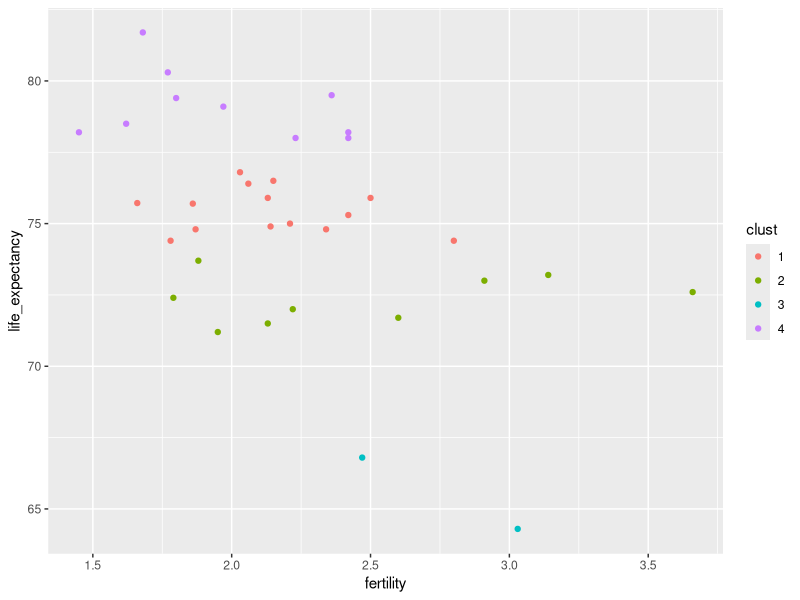
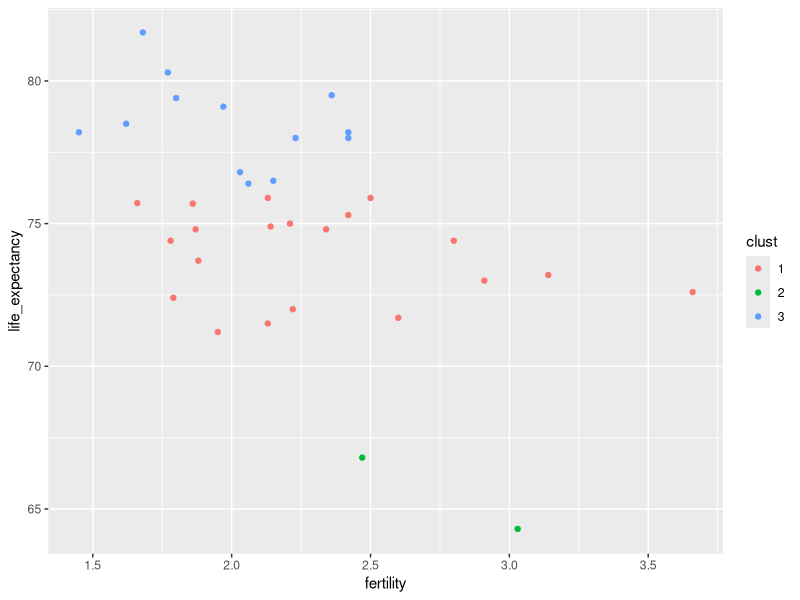
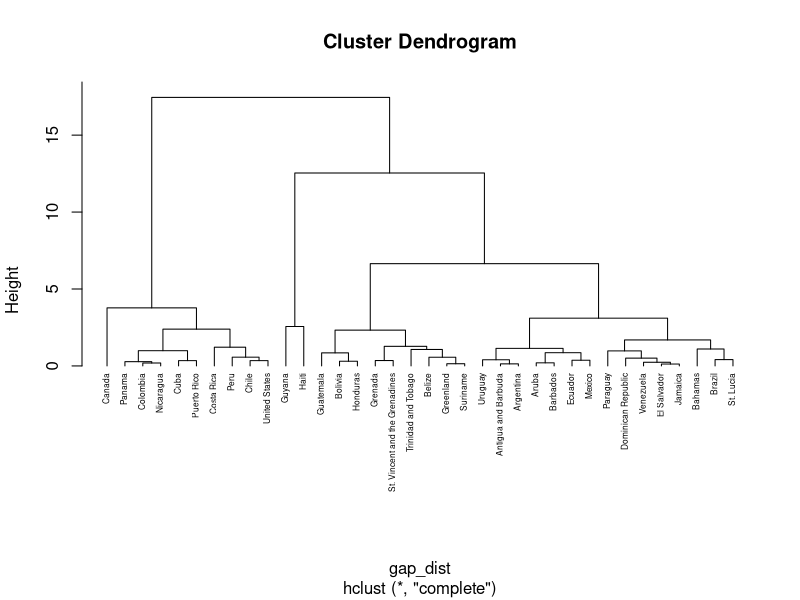
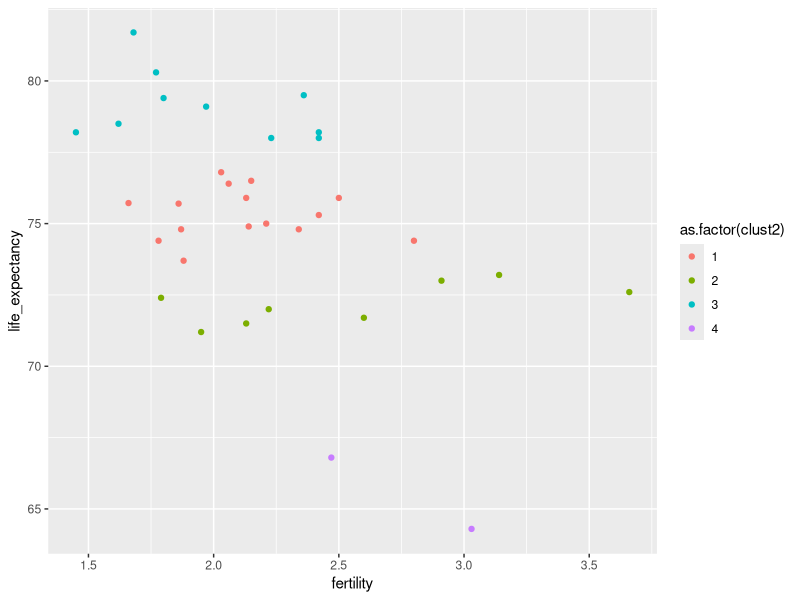
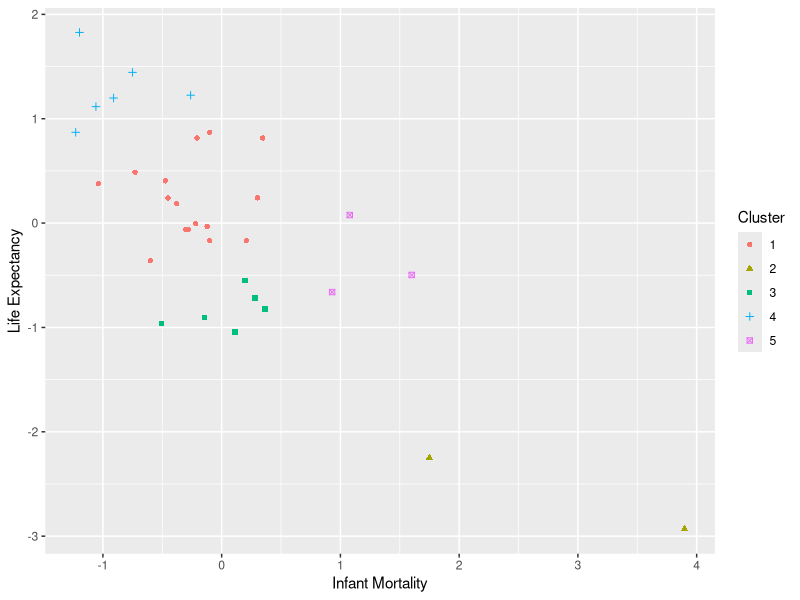

Recreate these plots in R, in order.
## ---- chunk 1
knitr::opts_chunk$set(echo = TRUE, message = FALSE, fig.align = "center", fig.width = 12, fig.height = 3)
## ---- chunk 2
library(tidyverse)
## ---- chunk 3
library(dslabs)
library(tidyverse)
data(gapminder)
glimpse(gapminder)
## ---- chunk 4
gapminder_2015 <- gapminder %>% filter(year == 2015)
## ---- chunk 5
gap_fle <- gapminder_2015 %>%
  filter(continent == "Americas") %>%
  filter(fertility != 'NA') %>%
  select(fertility, life_expectancy)

k <- 4 #must first define number of clusters

set.seed(4) #make results repeatable
kmeans_clusters <- kmeans(gap_fle, centers = k, nstart = 10)
## ---- chunk 6
clust <- as.factor(kmeans_clusters$cluster)

gap_fle %>%
  ggplot(aes(x = fertility, y = life_expectancy, color = clust)) +
  geom_point()
## ---- chunk 7
k <- 3 #must first define number of clusters

set.seed(4) #make results repeatable
kmeans_clusters <- kmeans(gap_fle, centers = k, nstart = 10)

clust <- as.factor(kmeans_clusters$cluster)

gap_fle %>%
  ggplot(aes(x = fertility, y = life_expectancy, color = clust)) +
  geom_point()
## ---- chunk 8

## ---- chunk 9
gap_fle <- gapminder_2015 %>%
  filter(continent == "Americas") %>%
  select(fertility, life_expectancy, country)

rownames(gap_fle) <- gap_fle$country

gap_dist <- dist(gap_fle[,1:2])

## ---- chunk 10
as.matrix(gap_dist)[1:5, 1:5] #don't really need to look at
## ---- chunk 11
clusters <- hclust(gap_dist, method = "complete")

plot(clusters, hang = -1, cex = 0.5)
## ---- chunk 12
clust2 <- cutree(clusters, 4)
## ---- chunk 13
gap_fle2 <- cbind(gap_fle, clust2)

gap_fle2 %>% 
  ggplot(aes(x = fertility, y = life_expectancy, color = as.factor(clust2))) +
  geom_point()
## ---- chunk 14

## ---- chunk 15
data_scale = gapminder_2015 %>%
  filter(continent == "Americas") %>%
  filter(infant_mortality != 'NA') %>%
  select(infant_mortality, life_expectancy) %>%
  scale() %>% as.data.frame()
## ---- chunk 16
k <- 5

set.seed(4)
kmeans_clusters <- kmeans(data_scale, centers=k, nstart=10)


kmeans_clusters$cluster <- as.factor(kmeans_clusters$cluster)

ggplot(data_scale, aes(x=infant_mortality, y=life_expectancy)) + geom_point() + 
  aes(color=kmeans_clusters$cluster, pch=kmeans_clusters$cluster) +
  labs(y = "Life Expectancy", x = "Infant Mortality",
       color = "Cluster", shape = "Cluster")
## ---- chunk 17
